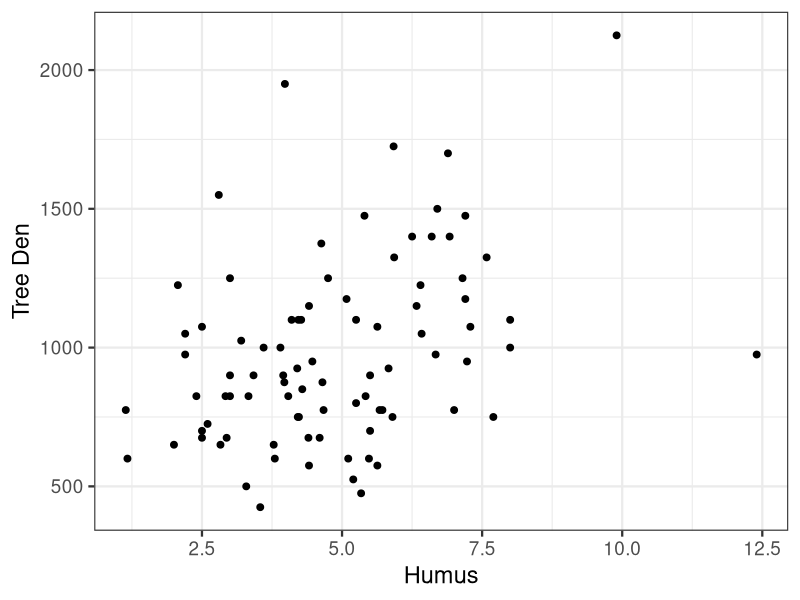

The R script that drew this image:
## ---- chunk 1
library(knitr)
opts_chunk$set(fig.height=4.5, comment=NA, 
               warning=FALSE, message=FALSE, 
               dev="jpeg", echo=TRUE)
library(readxl)
library(dplyr)
library(tidyr)
## ---- chunk 2
hemlock_data <- read_excel("lectures/data/18/hemlock.xlsx")

str(hemlock_data)
## ---- chunk 3
hemlock_sites <- read_excel("lectures/data/18/hemlock.xlsx", sheet=2)

str(hemlock_sites)
## ---- chunk 4
nrow(hemlock_data)

nrow(hemlock_sites)
## ---- chunk 5
hem_inner <- inner_join(hemlock_data, hemlock_sites)
## ---- chunk 6
nrow(hemlock_data)
## ---- chunk 7
nrow(hemlock_sites)
## ---- chunk 8
nrow(hem_inner)
## ---- chunk 9
library(ggplot2)
qplot(Humus, `Tree Den`, data=hem_inner) +
  geom_point(size=2) +
  theme_bw(base_size=17)
## ---- chunk 10
hem_left <- left_join(hemlock_data, hemlock_sites)
## ---- chunk 11
nrow(hem_left)
## ---- chunk 12
hem_right <- right_join(hemlock_data, hemlock_sites)
## ---- chunk 13
nrow(hem_right)
## ---- chunk 14
hem_full <- full_join(hemlock_data, hemlock_sites)
## ---- chunk 15
nrow(hem_full)
## ---- chunk 16
hem_semi <- semi_join(hemlock_data, hemlock_sites)
## ---- chunk 17
nrow(hem_semi)
## ---- chunk 18
hem_anti <- anti_join(hemlock_data, hemlock_sites)
## ---- chunk 19
nrow(hem_anti)
